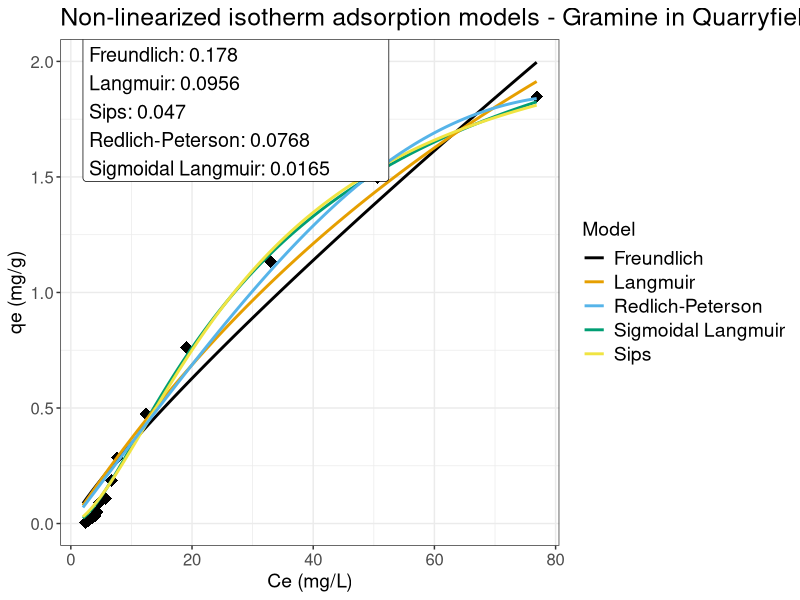

This chart was generated by the following R code:
#############################################################
#
# Ref to the ARTICLE
# 
#  Code to generate the Figure Supplementary S1 used in Maver et al., manuscript
#  Revision 07/21 
#  mauro.maver@unibz.it
#  d.bulgarelli@dundee.ac.uk  
#
#############################################################

#############################################################
# Clean-up the memory and start a new session
#############################################################

rm(list=ls())
dev.off()

#############################################################
# Libraries required
#############################################################

library(digest)
library(ggplot2)

colorblind_Palette <- c("#000000", "#E69F00", "#56B4E9", "#009E73", "#F0E442", "#0072B2", "#D55E00", "#CC79A7")

options(scipen = 999, "digits"=5)

dat<-read.csv("adso.csv",header=TRUE, sep=";")

names(dat)[1] <- "Ce"
names(dat)[2] <- "Qe"

names(dat)[1] <- "X"
names(dat)[2] <- "Y"


Lang <- nls(formula = Y ~ Q*b*X/(1+b*X),  data = dat, start = list(Q = 300, b = 1), control = nls.control(maxiter = 1000,tol = 1e-05), algorith = "port")
summary(Lang)

Qmax <- summary(Lang)$coefficients[1,1]
b    <- summary(Lang)$coefficients[2,1]

sigLang <- nls(formula = Y ~ Q*b*X/(1+b*X+s/X),  data = dat, start = list(Q = 300, b = 1, s = 1), control = nls.control(maxiter = 1000,tol = 1e-05), algorith = "port")
summary(sigLang)

Qmax_sig <- summary(sigLang)$coefficients[1,1]
b_sig    <- summary(sigLang)$coefficients[2,1]
s_sig    <- summary(sigLang)$coefficients[3,1]


freu <- nls(formula = Y ~ K*(X)^(1/n),  data = dat, start = list(K = 300, n = 1), control = nls.control(maxiter = 1000,tol = 1e-05), algorith = "port")
summary(freu)

Kf <- summary(freu)$coefficients[1,1]
n    <- summary(freu)$coefficients[2,1]

sips <- nls(formula = Y ~ (Ks*(X)^Bs)/(1+as*(X)^Bs),  data = dat, start = list(Ks = 29, Bs = 1, as = 1), control = nls.control(maxiter = 1000,tol = 1e-05), algorith = "port")
summary(sips)

Ks <- summary(sips)$coefficients[1,1]
Bs    <- summary(sips)$coefficients[2,1]
as    <- summary(sips)$coefficients[3,1]

sips2 <- nls(formula = Y ~ (qs*Ks*(X)^Bs)/(1+Ks*(X)^Bs),  data = dat, start = list(Ks = 0.1, Bs = 0.1, qs = 1), control = nls.control(maxiter = 1000,tol = 1e-05), algorith = "port")
summary(sips2)

Ks_2 <- summary(sips2)$coefficients[1,1]
Bs_2    <- summary(sips2)$coefficients[2,1]
qs_2    <- summary(sips2)$coefficients[3,1]

langfreu <- nls(formula = Y ~ (qmax*b*(X)^n)/(1+(b*X)^n),  data = dat, start = list(qmax = 10, b = 0.1, n = 1), control = nls.control(maxiter = 1000,tol = 1e-05), algorith = "port")
summary(langfreu)

Qmax_lf <- summary(langfreu)$coefficients[1,1]
Klf    <- summary(langfreu)$coefficients[2,1]
nlf    <- summary(langfreu)$coefficients[3,1]

langfreu_2 <- nls(formula = Y ~ (qmax*(b*X)^n)/(1+(b*X)^n),  data = dat, start = list(qmax = 1, b = 0.01, n = 1), control = nls.control(maxiter = 1000,tol = 1e-05), algorith = "port")
summary(langfreu_2)

redlich <- nls(formula = Y ~ Kr*X/(1+ar*(X)^g),  data = dat, start = list(Kr = 0.8, g = 0.22, ar = 7), control = nls.control(maxiter = 1000,tol = 1e-05), algorith = "port")
summary(redlich)

Kr <- summary(redlich)$coefficients[1,1]
g    <- summary(redlich)$coefficients[2,1]
ar    <- summary(redlich)$coefficients[3,1]


f_freu <- function(x, Kf, n) {
  (Kf*(x)^(1/n))
}

f_lang <- function(x, Qmax, b) {
  (Qmax*b*x/(1+b*x))
}

f_siglang <- function(x, Qmax_sig, b_sig, s_sig) {
  (Qmax_sig*b_sig*x/(1+b_sig*x+s_sig/x))
}

f_sips <- function(x, Ks, Bs, as) {
  (Ks*(x)^Bs/(1+as*(x)^Bs))
}

f_redlich <- function(x, Kr, g, ar) {
  (Kr*x/(1+ar*(x)^g))
}

# Figure S1
ggplot(data = dat, aes(x = X, y = Y))+
  geom_point(size = 4, shape = 18)+
  ggtitle("Non-linearized isotherm adsorption models - Gramine in Quarryfield soil")+
  xlab("Ce (mg/L)")+
  ylab("qe (mg/g)")+
  geom_line(aes(color = "Freundlich"),size = 1, linetype = 1,stat="function", fun = function(x) f_freu(x, Kf=Kf, n=n))+
  geom_line(aes(color = "Sigmoidal Langmuir"),size = 1, linetype = 1,stat="function", fun = function(x) f_siglang(x, Qmax_sig=Qmax_sig, b_sig=b_sig, s_sig=s_sig))+
  geom_line(aes(color = "Langmuir"), size = 1, linetype = 1,stat="function", fun = function(x) f_lang(x, Qmax=Qmax, b=b))+
  geom_line(aes(color = "Sips"), size = 1, linetype = 1,stat="function", fun = function(x) f_sips(x, Ks=Ks, Bs=Bs, as=as))+
  geom_line(aes(color = "Redlich-Peterson"), size = 1, linetype = 1,stat="function", fun = function(x) f_redlich(x, Kr=Kr, g=g, ar=ar))+
  scale_color_manual(name="Model", values = colorblind_Palette)+
  annotate("label", size = 5, hjust = 0, fontface = 0, x = 2, y = max(dat$Y), label = "Residual Sum of Squares (RSSs):\nFreundlich: 0.178\nLangmuir: 0.0956\nSips: 0.047\nRedlich-Peterson: 0.0768\nSigmoidal Langmuir: 0.0165")+ 
  theme_bw()+
  theme(axis.title = element_text(size = 12),
        axis.text = element_text(size = 12),
        axis.title.x = element_text(size = 14),
        axis.title.y = element_text(size = 14),
        legend.text = element_text(size = 14),
        legend.title = element_text(size = 14),
        title = element_text(size = 15))
  
